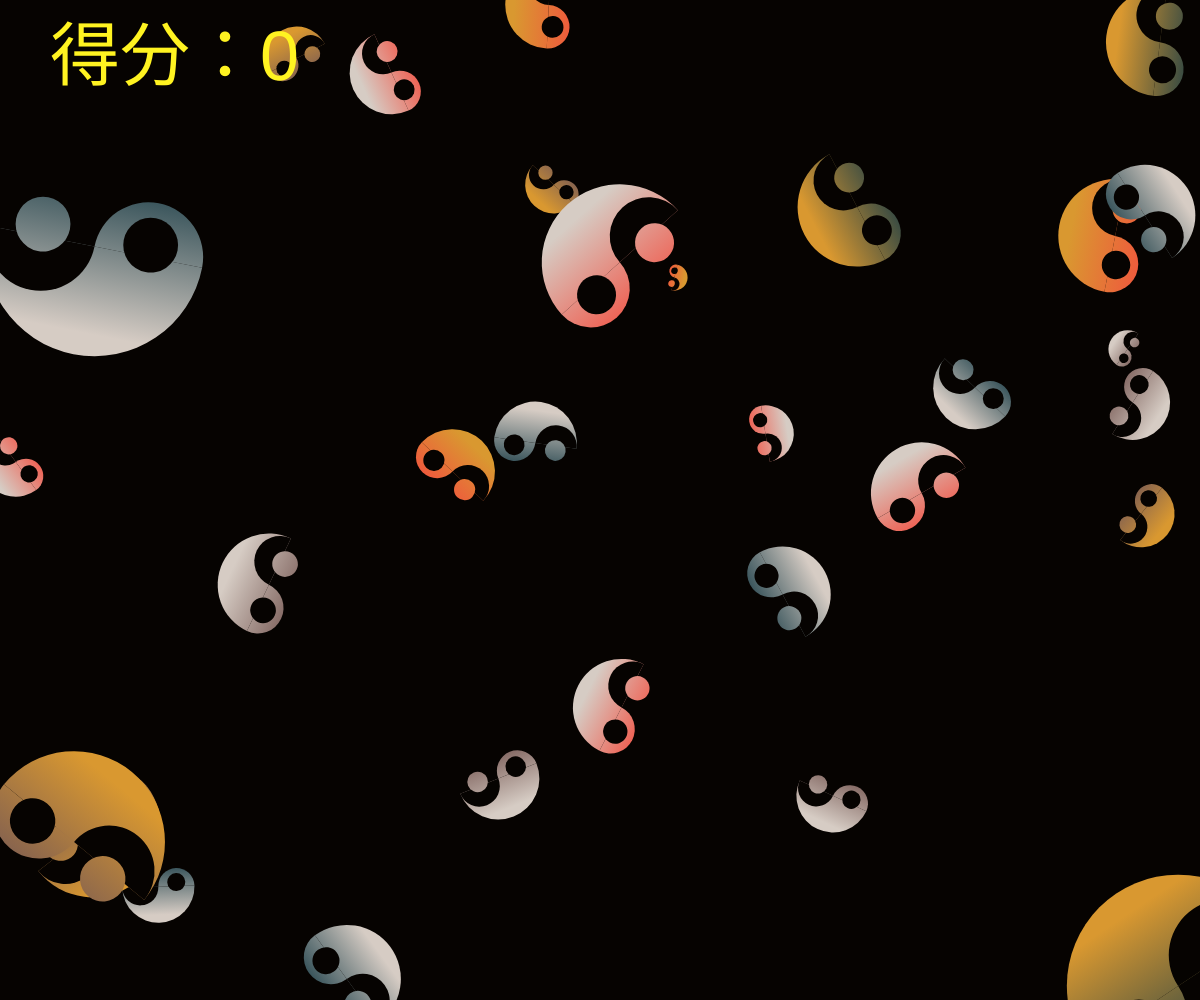
Frame 1 (no input)
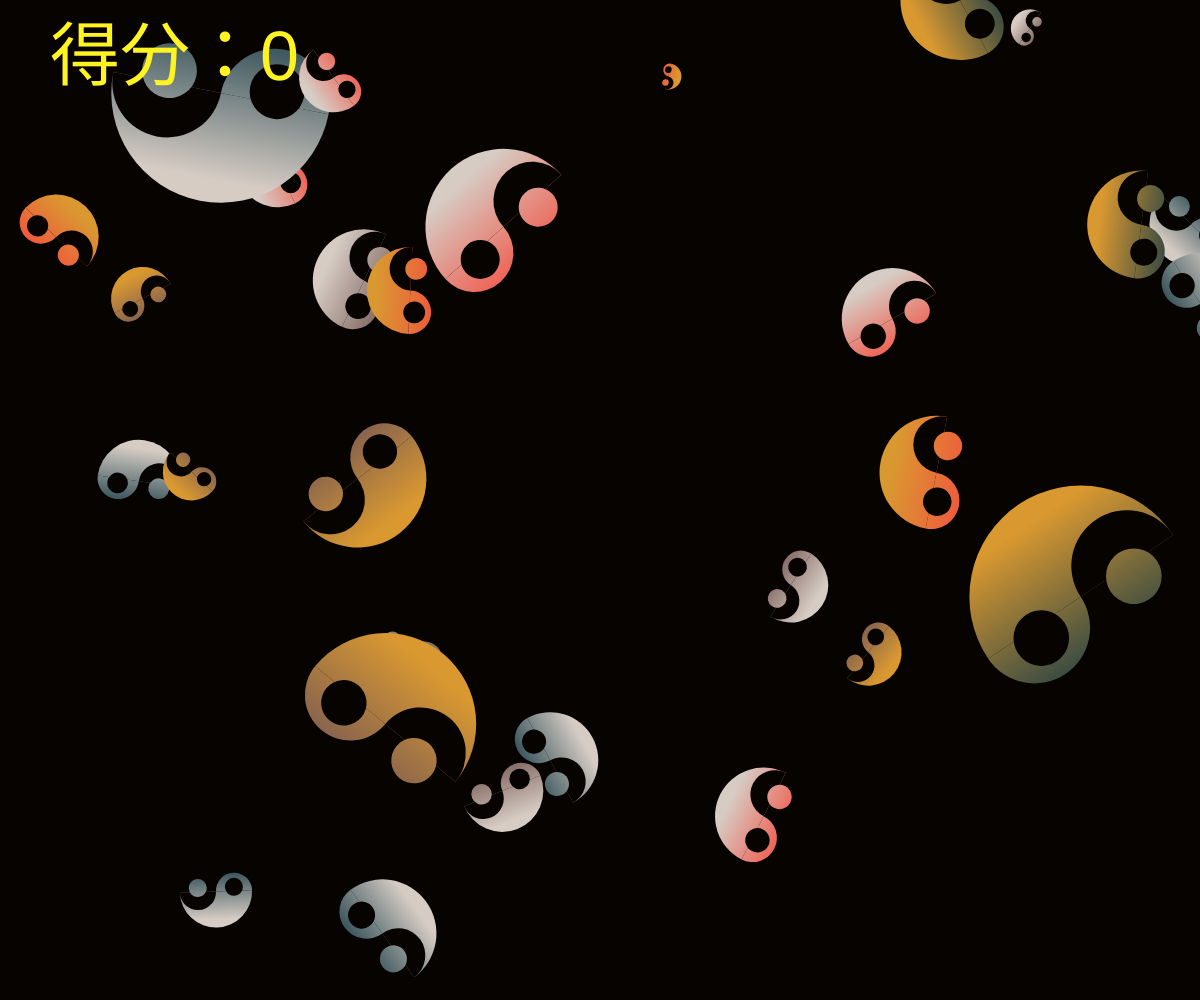
Frame 60 (no input)
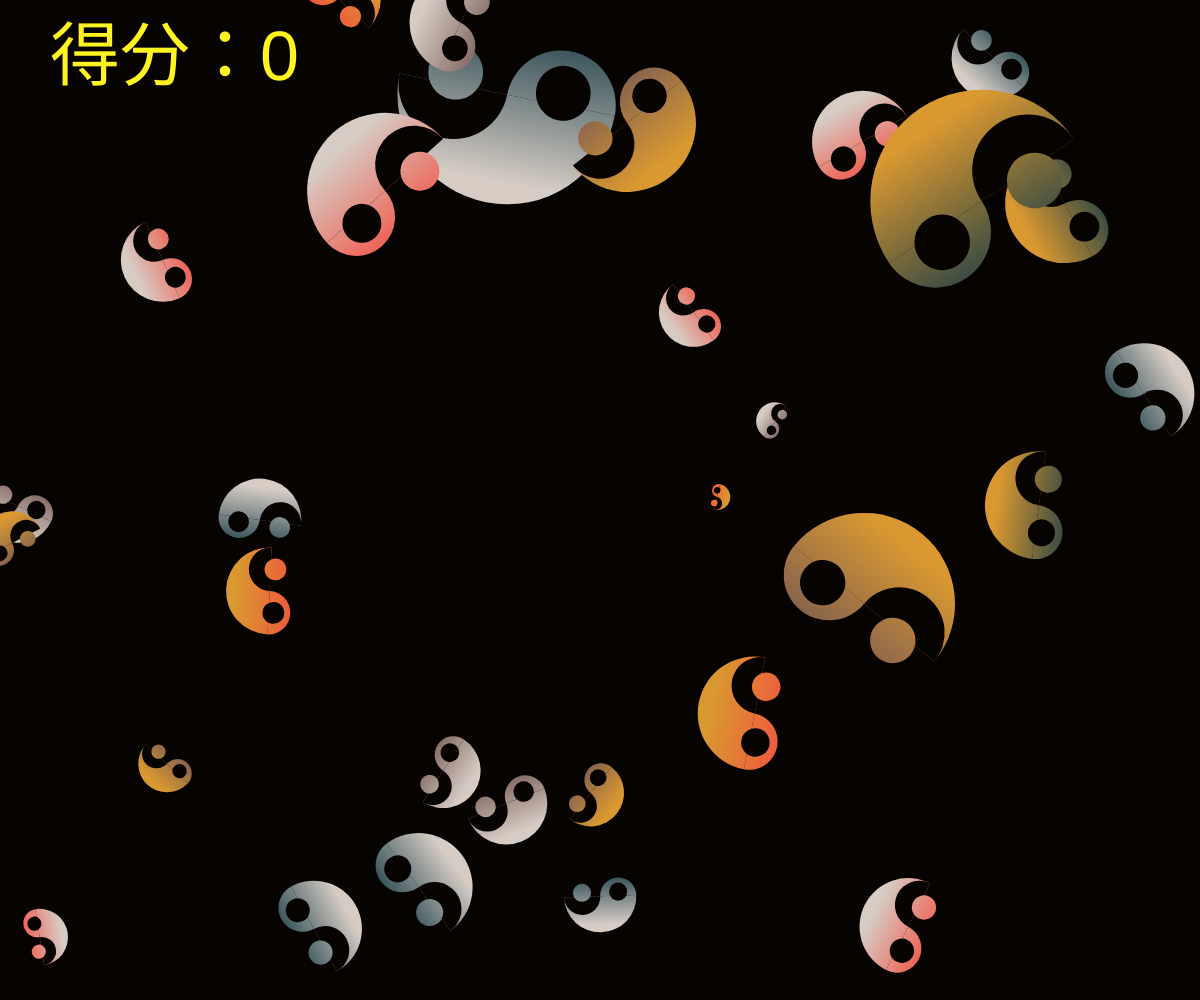
Frame 120 (the mouse pressed at the canvas centre since frame 60)

The p5.js sketch that drew these frames (run headless with seeded random() and noise() and a simulated clock; from frame 60 on, the mouse is pressed at the canvas centre):

// p5.js sketch
// ── sketch.js
let bg = ["#060301"];
let colors=["#193c46", "#f34e3f", "#775954"];
let color2 = ["#d99830", "#d6ccc4"];

var balls=[]
var ball
class ball_class{
  constructor(args){
    this.p=args.p||{x:width/2,y:height/2}
    this.r=args.r||random(0.08,0.3)
    this.c=args.c||random(colors)
    this.v=args.v||{x:random(-3,3),y:random(-3,3)}
    this.s=args.s||random(color2)  //邊框
    this.ro=args.ro||random(360)
    this.di=random(1000)
//-------------------------------------------
    this.z=random(1,3)

    this.w=135
  }
  draw(){
    push();
      translate(this.p.x,this.p.y);
      angleMode(DEGREES)  //設定為角度
//------------漸層設定------------            
      let offset = width / 10;
      let margin = offset / 2;
      let w = (width - offset * 2 - margin * (this.z - 1)) / this.z;
      let h = (height - offset * 2 - margin * (this.z - 1)) / this.z;    
      
      let d = w;
      //----------------------------------------      
      rotate(this.ro);  //旋轉
//-------漸層--------------------------------      
      let gradient = drawingContext.createLinearGradient(
        w / 2,
        -h / 2,
        w / 2,
        h / 2);
//----------------------------------------------------
      gradient.addColorStop(0,this.c);
      gradient.addColorStop(1,this.s);
//-----------畫圖-------------------------      
      noStroke(); 
      scale(this.r)
      drawingContext.fillStyle = gradient;
      arc(0, 0, d, d, 0, 180, PIE);
      arc(d / 4, 0, d / 2, d / 2, 180, 360, PIE);

      fill(bg);
      arc(-d / 4, 0, d / 2, d / 2, 0, 180, PIE);
      circle(d / 4, -d / 18, d / 4);

      drawingContext.fillStyle = gradient;
      circle(-d / 4, -d / 18, d / 4);
    pop();
  } 
  update(){  //物件更新後的程式碼
    this.p.x=this.p.x+this.v.x
    this.p.y=this.p.y+this.v.y  
    //反彈
    if(this.p.x<0){
      this.v.x=-this.v.x
    }
    if(this.p.x>width){
      this.v.x=-this.v.x
    }
    if(this.p.y<0){
      this.v.y=-this.v.y
    }
    if(this.p.y>height){
      this.v.y=-this.v.y
    }
  }
  isballInRange(){  //計算
    //d:把目前這個物件的位置與滑鼠間的距離
    let d=dist(mouseX,mouseY,this.p.x,this.p.y)
    if(d<this.w){
      return true
    }else{
      return false
    }   
  }
}



function setup() {
  createCanvas(windowWidth,windowHeight);
  for(i=0;i<30;i=i+1){  //產生幾個
    ball=new ball_class({ //傳一段參數值到class，以參數為主
      p:{x:random(0,width),y:random(0,height)}, 
      v:{x:random(-8,5),y:random(-8,5)}
    })
    balls.push(ball)  //把數據存入
  }
  fill("#fff321")
  textSize(70)
  score=0
  text("得分："+score,50,80)
}

function draw() {
  background(bg);
  for(j=0;j<balls.length;j=j+1){
    ball=balls[j]
    ball.draw()
    ball.update()
//-------滑鼠靠近會跑-----------   
    if(ball.isballInRange()){
      // ball.c="#960018"
      ball.v.x=ball.v.x+1
      ball.v.y=ball.v.y+1
    }
  }
  fill("#fff321")
  textSize(70)
  text("得分："+score,50,80)
}


function mousePressed(){
//--------消失-------------
  for(let ball of balls){  //balls放者所有的物件，每次就拿出一個物件放入ball
    if(ball.isballInRange()){
    balls.splice(balls.indexOf(ball),1) //刪除一個物件
    score=score+1 
    }
  } 
  fill("#fff321")
  textSize(70)
  text("得分："+score,50,80)
}
